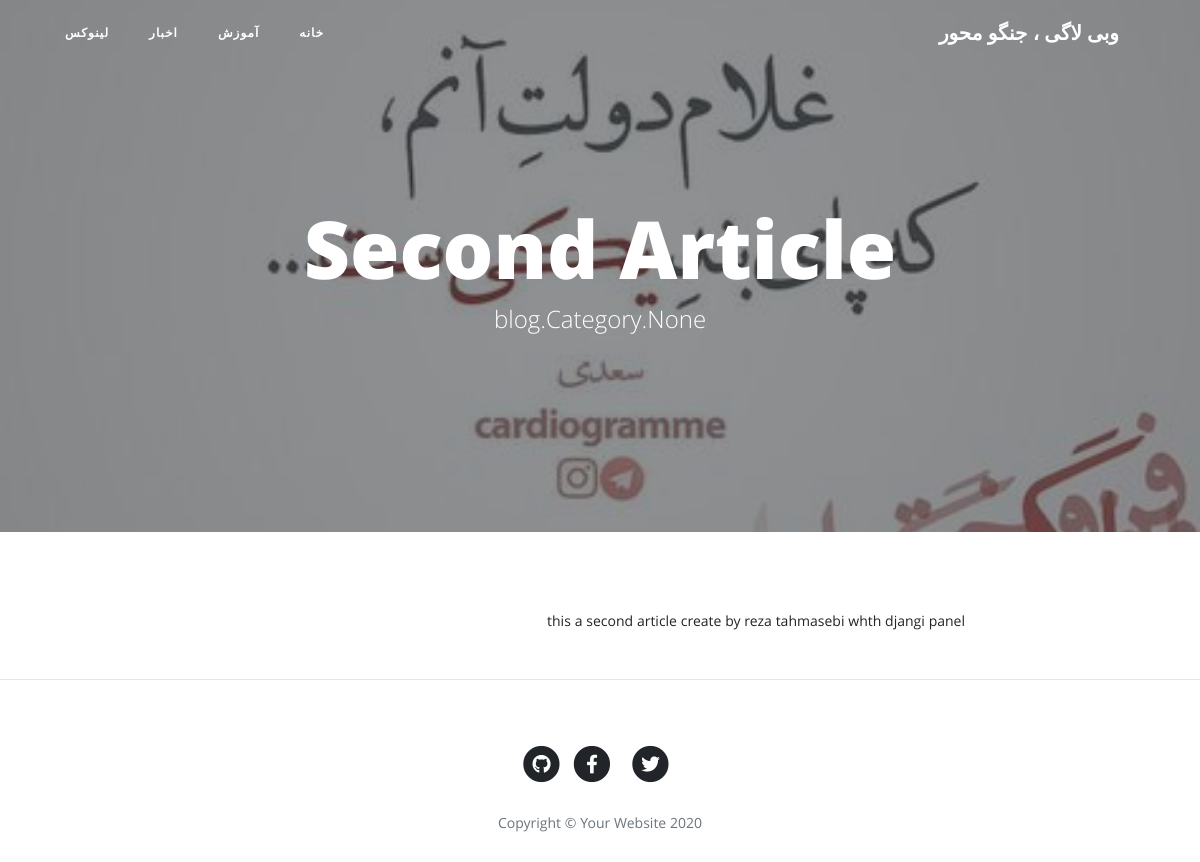
The page /article/second-article on the database its author committed.
### blog/models.py (models this page shows, shortened)
class Category(models.Model):
    title = models.CharField(max_length=120, null=False, blank=False, verbose_name="عنوان دسته بندی")
    slug = models.SlugField(max_length=120, unique=True, null=False, blank=False, verbose_name="آدرس دسته بندی")
    status=models.BooleanField(default=True,verbose_name="آیا نمایش داده شود؟")
    position=models.IntegerField(verbose_name="پوزیشن")
    class Meta():
        verbose_name = "دسته بندی"
        verbose_name_plural = "دسته بندی ها"
        ordering =['position']

class article(models.Model):
    STATUS_CHOICES={
        ('d','Draft'),
        ('p','Publish'),
    }
    title=models.CharField(max_length=120,null=False, blank= False,verbose_name="عنوان مقاله")
    slug=models.SlugField(max_length=120,unique=True,null=False, blank= False,verbose_name="آدرس مقاله")
    category=models.ManyToManyField(Category,verbose_name="دسته بندی",related_name='articles_rela')
    description=models.TextField(verbose_name="متن مقاله")
    thumbnail=models.ImageField(upload_to="images",verbose_name="تصویر مقاله")
    publish_time=models.DateTimeField(default=timezone.now,verbose_name="تاریخ انتشار")
    created=models.DateTimeField(auto_now_add=True,verbose_name="")
    updated=models.DateTimeField(auto_now=True,verbose_name="")
    status=models.CharField(max_length=1,choices=STATUS_CHOICES,verbose_name="وضعیت انتشار")
    class Meta():
        verbose_name="مقاله"
        verbose_name_plural="مقالات"
        ordering =['-publish_time']
    def jpublish_time(self):
        return jalali_converter(self.publish_time)
    jpublish_time.short_description="زمان انتشار"
    objects=ArticleManager()

### blog/views.py (the view)
# urls.py: path('article/<slug:slug>', article_detais, name="article_detais_url"),
def article_detais(request,slug):
    context={
        'article': get_object_or_404(article.objects.published_article(), slug=slug), # 'article':get_object_or_404(article,slug=slug,status="p"),
    }
    return render(request,'post.html',context)

### blog/models.py (called while the page is built)
    def published_article(self):
        return self.filter(status='p')

### blog/templatetags/base_tags.py (called while the page is built)
@register.simple_tag
def title():
    return "وبی لاگی ، جنگو محور"

@register.inclusion_tag("partials/category_navbar.html")
def category_navbar():
    return {
        "category":Category.objects.filter(status=True)
    }

### blog/templates/post.html (shortened to what this page needs)
{% extends 'base.html' %}
{% load static %}
{% block main %}
  <header class="masthead" style="background-image: url('{{ article.thumbnail.url }}')">
    <div class="overlay"></div>
    <div class="container">
      <div class="row">
        <div class="col-lg-8 col-md-10 mx-auto">
          <div class="site-heading">
            <h1>{{ article.title }}</h1>
            <span class="subheading">{{ article.category }}</span>
          </div>
        </div>
      </div>
    </div>
  </header>
  <article>
    <div class="container">
      <div class="row">
        <div class="col-lg-8 col-md-10 mx-auto">
         {{ article.description|linebreaks }}
        </div>
      </div>
    </div>
  </article>
{% endblock %}

### blog/templates/partials/category_navbar.html
 <div class="collapse navbar-collapse" id="navbarResponsive">
        <ul class="navbar-nav ml-auto">
          <li class="nav-item">
                    <a class="nav-link" href="{% url 'blog:home' %}">خانه</a>
                </li>
            {% for cat in category %}
                <li class="nav-item">
                    <a class="nav-link" href="{% url "blog:category_list_url" cat.slug%}">{{ cat.title }}</a>
                </li>
            {% endfor %}
        </ul>
</div>

### blog/static/blog/css/rtl.css (style rules this page uses)
body { direction: rtl; text-align: right; font-family: Sahel; font-size: 14px; }
.navbar-nav { margin-left: initial !important; margin-right: auto; }

### rows shown on the page
Category: title "آموزش"
Category: title "اخبار"
Category: title "لینوکس"
article: thumbnail (picture), title "Second Article", category "blog.Category.None", description "this a second article create by reza tahmasebi whth djangi panel"
